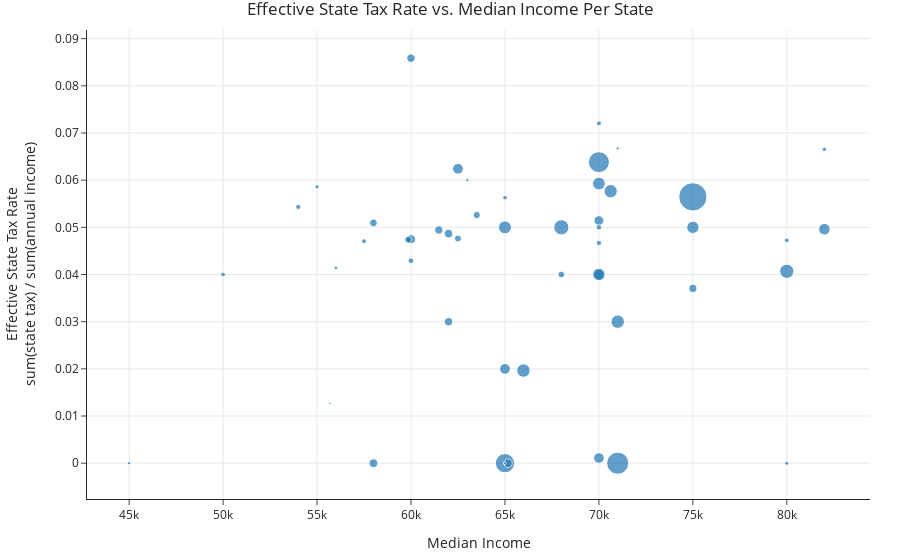

This figure's notebook cell:
### Markdown cell above
Nice work! To wrap up this section, we'll show you one of the many visualizations you can create using the calculations you just did.

All you need to do here is read through the cell below, try and understand the code, run the cell, and look at the resulting visualization. What trends do you notice?

### Code cell
effective_tax_per_state = (
    with_disposable_income
    .groupby('State')
    .apply(lambda df: df['state_tax_owed'].sum() / df['annual_inc'].sum())
)

median_income = (
    with_disposable_income
    .groupby('State')
    ['annual_inc']
    .median()
)

(
    pd.DataFrame()
    .assign(
        effective_tax_per_state=effective_tax_per_state, 
        median_income=median_income,
        count=with_disposable_income.value_counts('State')
    )
    .reset_index()
    .plot(
        kind='scatter',
        x='median_income',
        y='effective_tax_per_state',
        hover_name='State',
        size='count',
        title='Effective State Tax Rate vs. Median Income Per State',
        labels={
            'median_income': 'Median Income',
            'effective_tax_per_state': 'Effective State Tax Rate<br>sum(state tax) / sum(annual income)',
            'count': 'Number of Borrowers'
        }
    )
)

### Figure 1 — Plotly figure (JSON) as saved in the notebook; plotly's stock layout.template omitted (floating-point values rounded to 4 significant figures)
{"data": [{"hovertemplate": "<b>%{hovertext}</b><br><br>Median Income=%{x}<br>Effective State Tax Rate<br>sum(state tax) / sum(annual income)=%{y}<br>Number of Borrowers=%{marker.size}<extra></extra>", "hovertext": ["AK", "AL", "AR", "AZ", "CA", "CO", "CT", "DC", "DE", "FL", "GA", "HI", "ID", "IL", "IN", "KS", "KY", "LA", "MA", "MD", "ME", "MI", "MN", "MO", "MS", "MT", "NC", "ND", "NE", "NH", "NJ", "NM", "NV", "NY", "OH", "OK", "OR", "PA", "RI", "SC", "SD", "TN", "TX", "UT", "VA", "VT", "WA", "WI", "WV", "WY"], "legendgroup": "", "marker": {"color": "#1F77B4", "size": [19, 78, 55, 131, 905, 113, 110, 23, 24, 420, 198, 28, 11, 261, 81, 59, 51, 75, 170, 151, 12, 174, 131, 96, 37, 20, 188, 7, 31, 25, 228, 31, 82, 498, 204, 54, 81, 205, 26, 69, 13, 89, 553, 34, 183, 15, 129, 85, 28, 9], "sizemode": "area", "sizeref": 2.263, "symbol": "circle"}, "mode": "markers", "name": "", "orientation": "v", "showlegend": false, "type": "scatter", "x": [80000, 61480.0, 62500, 65000, 75000, 70000, 70000, 82000, 65000, 65000, 70625, 70000, 63000, 68000, 62000, 63500, 68000, 75000, 75000, 82000, 71000, 70000, 62500, 60000, 60000, 55000, 65000, 55694, 54000, 50000, 80000, 70000, 65160.0, 70000, 65980.0, 59850, 60000, 71000, 80000, 58000, 45000, 58000, 71000, 70000, 70000, 56000, 70000, 62000, 57500, 65000], "xaxis": "x", "y": [0, 0.04944, 0.04762, 0.02, 0.05646, 0.04, 0.05143, 0.06652, 0.05629, 0, 0.05766, 0.07204, 0.06, 0.05, 0.03, 0.05261, 0.04, 0.03704, 0.05, 0.04961, 0.06674, 0.04, 0.06242, 0.04747, 0.04291, 0.05859, 0.05, 0.01266, 0.05433, 0.04, 0.04068, 0.04669, 0, 0.06382, 0.01963, 0.04738, 0.08586, 0.03, 0.04722, 0.05094, 0, 0, 0, 0.05, 0.05928, 0.04142, 0.001091, 0.04866, 0.04705, 0], "yaxis": "y"}], "layout": {"autosize": true, "legend": {"itemsizing": "constant", "tracegroupgap": 0}, "title": {"text": "Effective State Tax Rate vs. Median Income Per State"}, "xaxis": {"anchor": "y", "autorange": true, "domain": [0, 1], "range": [42800.0, 84350.0], "title": {"text": "Median Income"}, "type": "linear"}, "yaxis": {"anchor": "x", "autorange": true, "domain": [0, 1], "range": [-0.009828, 0.09278], "title": {"text": "Effective State Tax Rate<br>sum(state tax) / sum(annual income)"}, "type": "linear"}}}
